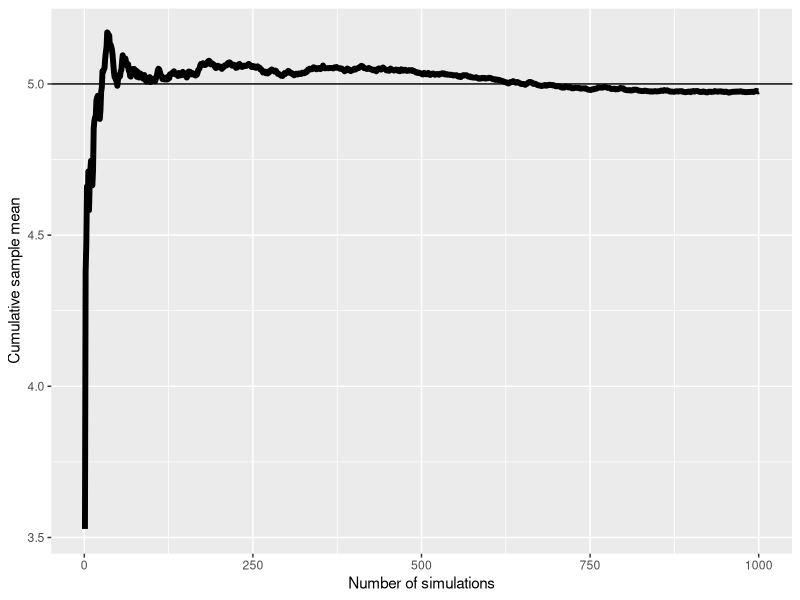
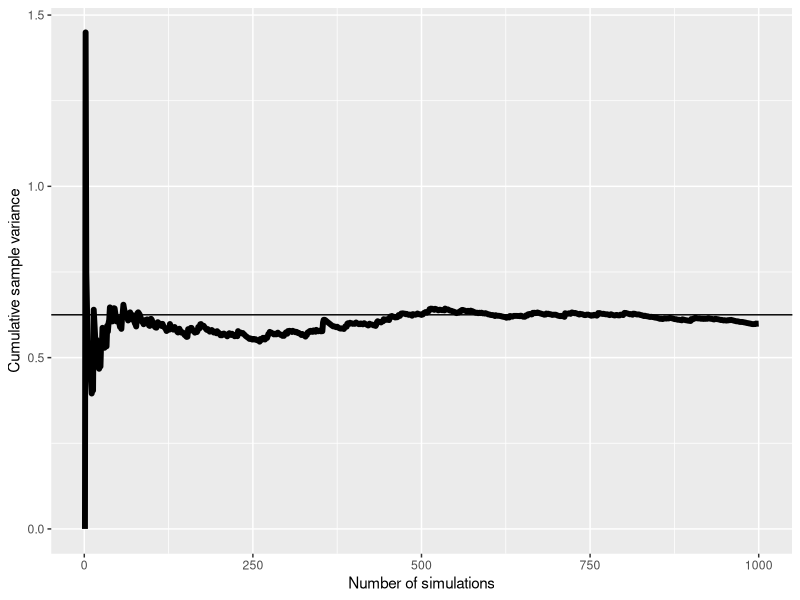
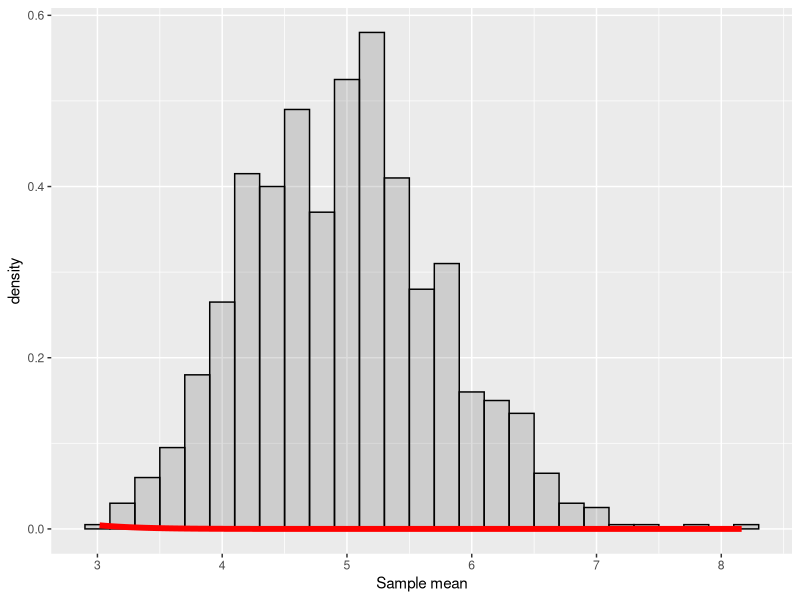

R code for these plots, in order:
## ---- chunk 1
library(ggplot2)
nosim <- 1000 # number of simulations
lambda <- 0.2 # the rate parameter
nevts <- 40 # number of exponentials
# perform simulation
# set.seed(973422) # setting the seed would make this study reproducible
expmean = NULL; for (i in 1 : nosim) expmean = c(expmean, mean(rexp(nevts,lambda)))
## ---- chunk 2
sample_mean <- mean(expmean)
theoretical_mean <- 1 / lambda
means <- cumsum(expmean)/ (1  : nosim)
g <- ggplot(data.frame(x = 1 : nosim, y = means), aes(x = x, y = y)) 
g <- g + geom_hline(yintercept = theoretical_mean) + geom_line(size = 2) 
g <- g + labs(x = "Number of simulations", y = "Cumulative sample mean")
g
## ---- chunk 3
variances = NULL; variances <- c(variances, 0); # no variance with just 1 element
for (i in 2 : nosim) variances = c(variances, var(expmean[1:i]))
theoretical_variance <- (1 / lambda)^2 / nevts
sample_variance <- var(expmean)
g <- ggplot(data.frame(x = 1 : nosim, y = variances), aes(x = x, y = y)) 
g <- g + geom_hline(yintercept = theoretical_variance) + geom_line(size = 2) 
g <- g + labs(x = "Number of simulations", y = "Cumulative sample variance")
g
## ---- chunk 4
g <- ggplot(data.frame(x = 1 : nosim, y = expmean), aes(x = expmean)) +
  geom_histogram(alpha = .20, binwidth=.2, colour = "black", aes(y = ..density..)) 
g <- g + labs(x = "Sample mean", y = "density")
g <- g + stat_function(fun = dnorm, colour = "red", size=2,
  arg = list(mean=theoretical_mean, sd=sqrt(theoretical_variance)))
g
